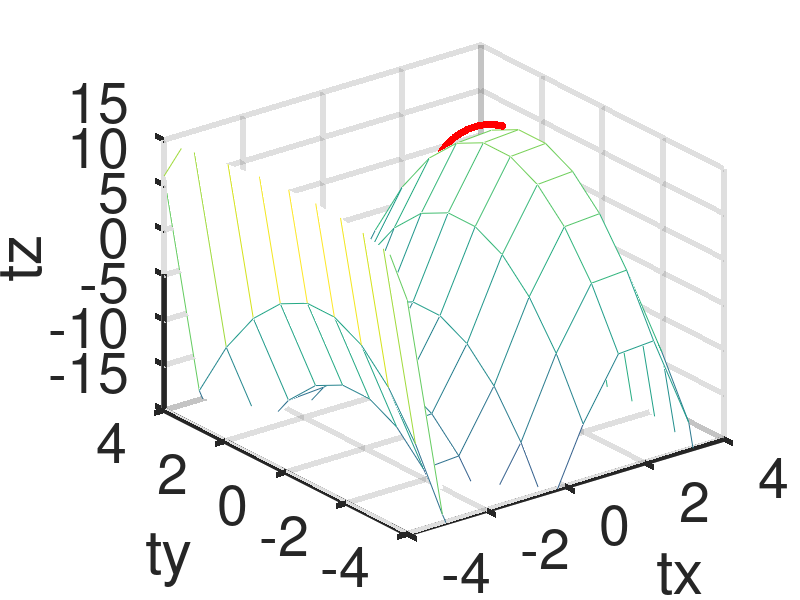

The MATLAB script that drew this image:
%%%% This computes the gradient assent for function z = -x^3 - y^2 + 10x +3
%%%% The iteration starts from a point x0, y0 and iterates to reach the maximum point
%%%% The x_dir below represents the partial derivative of the function. The partial derivative with respect to x is -3x^3 + 10
%%%% The y_dir below represents the partial derivative of the function. The partial derivative with respect to y is -2y
	
tx = linspace (-4, 4, 10);
ty = tx';
[xx, yy] = meshgrid (tx, ty);
tz = -xx.^3 - yy.^2 + 10*xx + 3;
tx 
ty
tz
mesh (tx, ty, tz);
%surf (tx, ty, tz);
axis([-4 4 -4 4 -15 15]);
set(gca, "linewidth", 4, "fontsize", 40)
xlabel ("tx");
ylabel ("ty");
zlabel ("tz");
hold on


function gradient_ascent (x_old, y_old, delta, iter, total_iter)
    iter = iter + 1;
    x_dir = -3 * x_old * x_old + 10;
    y_dir = -2 * y_old;
    uv = (x_dir*x_dir + y_dir*y_dir)^.5;
    x_dir_u = x_dir / uv;
    y_dir_u = y_dir / uv;
    x_new = x_old + (x_dir_u * delta);
    y_new = y_old + (y_dir_u * delta);
    printf("Iter = [%d], x_new = [%f], y_new = [%f] z_new = [%f]\n", iter, x_new, y_new, f(x_new, y_new));
    scatter3(x_new, y_new, f(x_new, y_new), 30, 'r', 'filled');
    if (iter < total_iter)
        gradient_ascent(x_new, y_new, delta, iter, total_iter)
    endif
endfunction

function r = f(x, y)
	 r = -x^3 - y^2 + 10*x + 3;
endfunction

x0 = 4
y0 = 4
delta = .1
iter = 1
total_iter = 100
gradient_ascent(x0, y0, delta, iter, total_iter)
